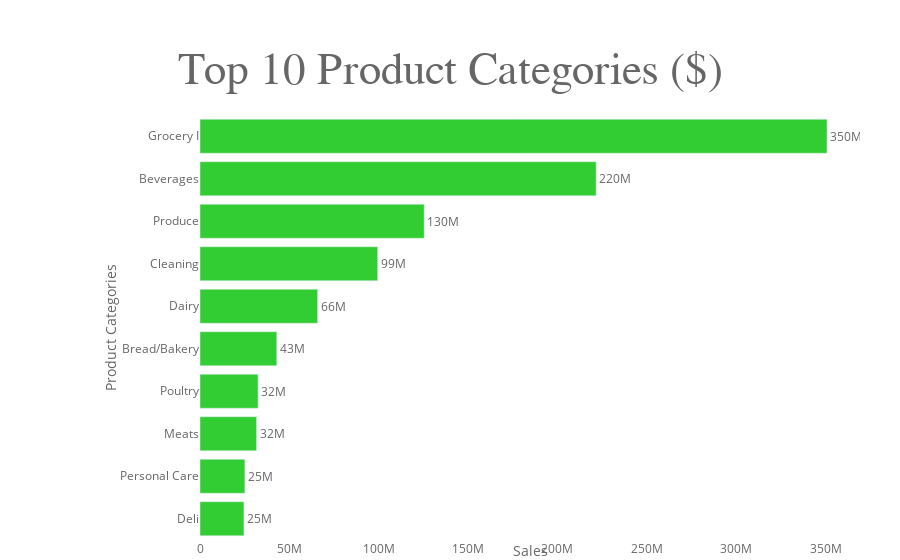

The cell this chart's notebook holds for it:
### Code cell
by_family = df_train[["family", "sales"]].groupby("family").sum().sort_values(by="sales")
by_family.index = by_family.index.str.title() # capitalizing family names

fig = go.Figure(go.Bar(y=by_family.index[-10:], x=by_family.sales[-10:], 
                       orientation="h", marker_color="limegreen",
                       text=by_family.sales[-10:], textposition="outside", texttemplate='%{text:.2s}'))
fig.update_layout(template=custom_template_go,
                    margin=dict(b=20,r=40,l=200,t=115),
                    title={'text': "<span style='font-size:45px; font-family:Times New Roman'>Top 10 Product Categories ($)</span><br><br>",
                    'y':0.85, 'x':0.5,
                    'xanchor': 'center', 'yanchor': 'top'},
                    xaxis_title="Sales",
                    yaxis_title="Product Categories",
                    )
fig.show()

### Figure 1 — Plotly figure (JSON) as saved in the notebook; plotly's stock layout.template omitted (floating-point values rounded to 4 significant figures)
{"data": [{"marker": {"color": "limegreen"}, "orientation": "h", "text": [24590000.0, 25100482, 31650000.0, 32490000.0, 42960000.0, 65823605, 99421019, 125400000.0, 221663540, 350800000.0], "textposition": "outside", "texttemplate": "%{text:.2s}", "type": "bar", "x": [24590000.0, 25100482, 31650000.0, 32490000.0, 42960000.0, 65823605, 99421019, 125400000.0, 221663540, 350800000.0], "y": ["Deli", "Personal Care", "Meats", "Poultry", "Bread/Bakery", "Dairy", "Cleaning", "Produce", "Beverages", "Grocery I"]}], "layout": {"margin": {"b": 20, "l": 200, "r": 40, "t": 115}, "title": {"text": "<span style='font-size:45px; font-family:Times New Roman'>Top 10 Product Categories ($)</span><br><br>", "x": 0.5, "xanchor": "center", "y": 0.85, "yanchor": "top"}, "xaxis": {"title": {"text": "Sales"}}, "yaxis": {"title": {"text": "Product Categories"}}}}
